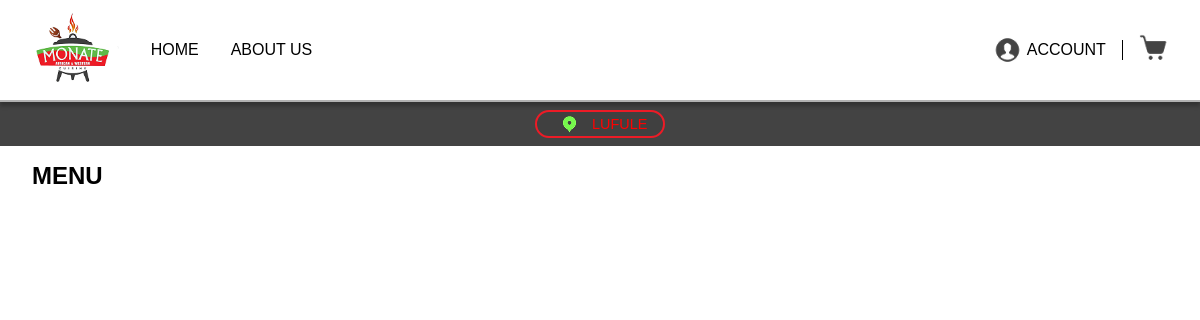
/menu/Lufule.php, run on an earlier commit of the app's database.
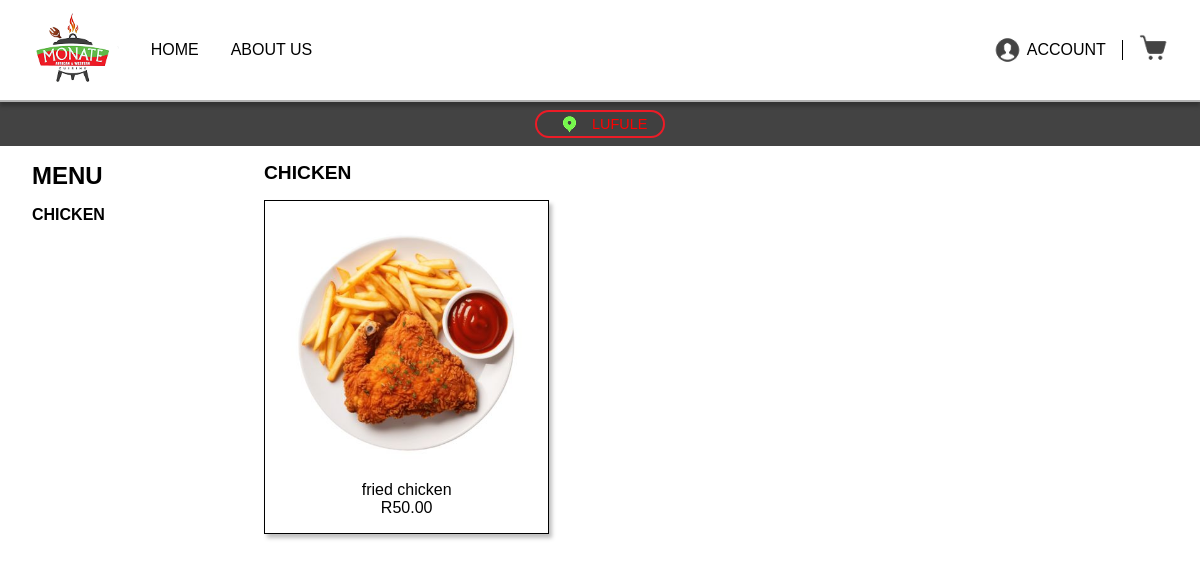
And on a later commit of the database.
### tables this page shows
CREATE TABLE `menuitems` (
  `id` int(11) NOT NULL,
  `name` varchar(255) NOT NULL,
  `price` decimal(10,2) NOT NULL,
  `description` text DEFAULT NULL,
  `category` varchar(100) DEFAULT NULL,
  `image` varchar(255) DEFAULT NULL,
  `branch_location` varchar(255) NOT NULL,
  `created_at` timestamp NOT NULL DEFAULT current_timestamp()
);

### menu/Lufule.php (the view, shortened to what this page needs)
<?php
require_once "../API/db.php";
$branchLocation = "Lufule";
$stmt = $conn->prepare("SELECT id, name, price, description, category, image
                        FROM MenuItems
                        WHERE branch_location = ?");
$stmt->bind_param("s", $branchLocation);
$stmt->execute();
$result = $stmt->get_result();
$menuItems = [];
while ($row = $result->fetch_assoc()) {
    $menuItems[$row["category"]][] = $row;
}
?>
<!DOCTYPE html>
<html lang="en">
<head>
  <link rel="stylesheet" href="style.css" />
</head>
<body>
  <header class="top-header">
    <div class="logo">
      <img src="img/logo 2.png" alt="Monate Logo">
    </div>
    <nav class="nav-links">
      <a href="../HOME/index.php">HOME</a>
      <a href="../About Us/index.php">ABOUT US</a>
    </nav>
    <div class="account-cart">
      <a href="../Sign in/index.php" class="account">
        <img src="img/profile.png" alt="Account">
        <span>
          <?php if (isset($_SESSION["username"])): ?>
            Hi, <?= htmlspecialchars($_SESSION["username"]); ?>
          <?php else: ?>
            ACCOUNT
          <?php endif; ?>
        </span>
      </a>
      <a href="<?php echo isset($_SESSION["user_id"])
            ? "Lufule_cart.php?branch=" . urlencode($branchLocation)
            : '../Sign in/index.php'; ?>" class="cart">
        <img src="img/shopping cart.png" alt="Cart">
      </a>
    </div>
  </header>
  <div class="location-bar">
    <a href="Lufule.php" class="location-item active">
      <img src="img/location.png" alt="Location">
      <span>LUFULE</span>
    </a>
  </div>
  <main class="content">
    <aside class="side-menu">
      <h2>MENU</h2>
      <ul>
        <?php foreach ($menuItems as $category => $items): ?>
          <li data-category="<?= strtolower($category) ?>"><?= strtoupper($category) ?></li>
        <?php endforeach; ?>
      </ul>
    </aside>
    <section class="menu-section" id="menu-section">
      <?php foreach ($menuItems as $category => $items): ?>
        <h3><?= strtoupper($category) ?></h3>
        <div class="menu-grid">
          <?php foreach ($items as $item): ?>
            <div class="menu-card"
                 data-id="<?= $item['id'] ?>"
                 data-name="<?= htmlspecialchars($item['name']) ?>"
                 data-price="<?= number_format($item['price'], 2) ?>"
                 data-description="<?= htmlspecialchars($item['description']) ?>"
                 data-image="../admin/menu_item/<?= $item['image'] ?>">
              <img src="../admin/menu_item/<?= $item['image'] ?>"
                   alt="<?= htmlspecialchars($item['name']) ?>">
              <p class="item-name"><?= htmlspecialchars($item['name']) ?></p>
              <p class="item-price">R<?= number_format($item['price'], 2) ?></p>
            </div>
          <?php endforeach; ?>
        </div>
      <?php endforeach; ?>
    </section>
  </main>
</body>
</html>

What changed in the data, as far as the page shows it:
added menuitems: image (picture), name "fried chicken", price "50.00"
Also different on the page:
new list line: "CHICKEN"
